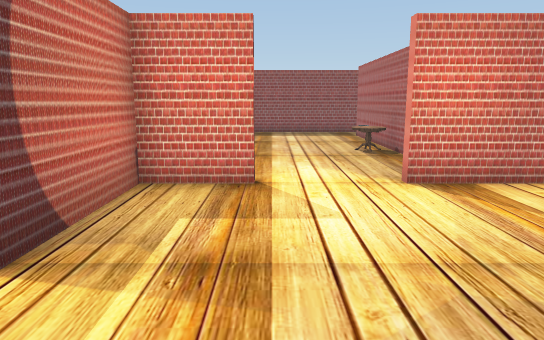
View 1 (above)

20 first-person views from a walk through a 3-D level made in the Unity game engine. The camera is 1.5 m above the floor, tilts 10° down and sees 70° across. The floor is counted in squares, 1.2 m on a side. Each view is taken from the middle of a square. On the plan, view 1 faces up. The plan holds only what a view shows up to about 15 squares ahead; the rest is blank. The player character is not drawn. Door leaves are left out, so doorways stand open. Some surface patterns are stand-ins.

View 2
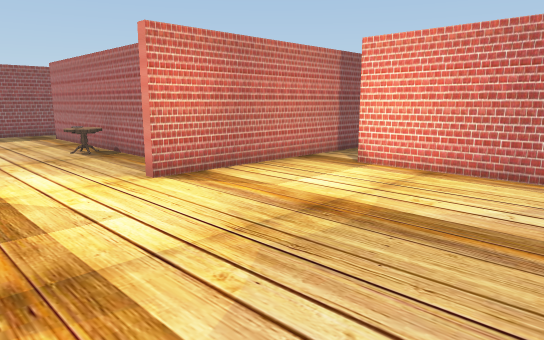

View 3
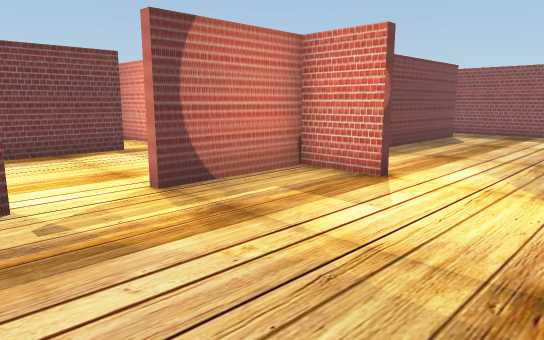

View 4
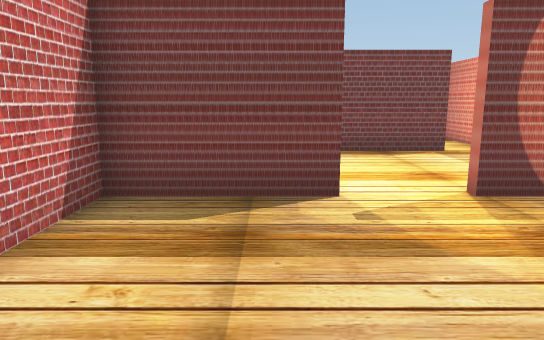

View 5
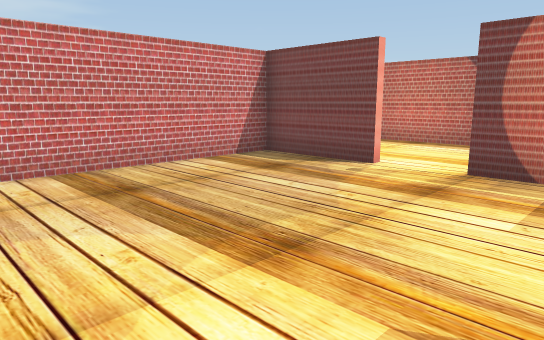

View 6
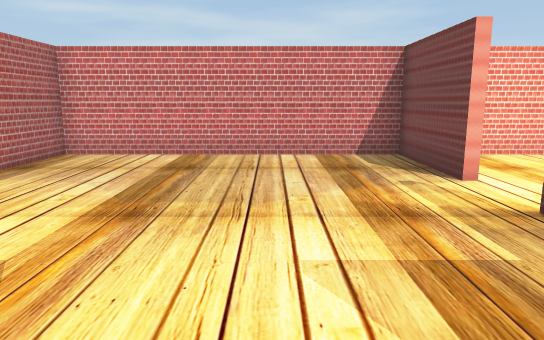

View 7
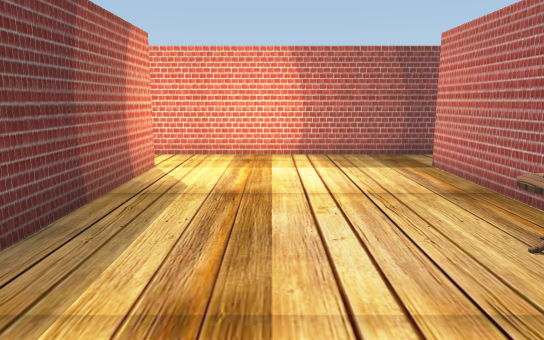

View 8
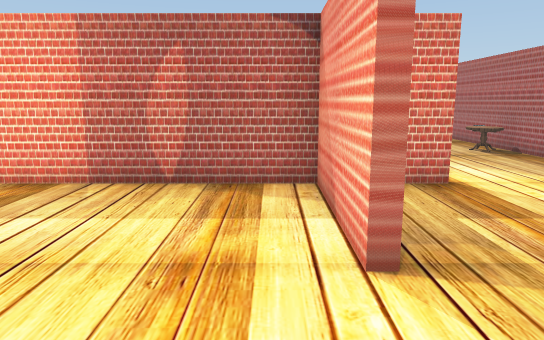

View 9
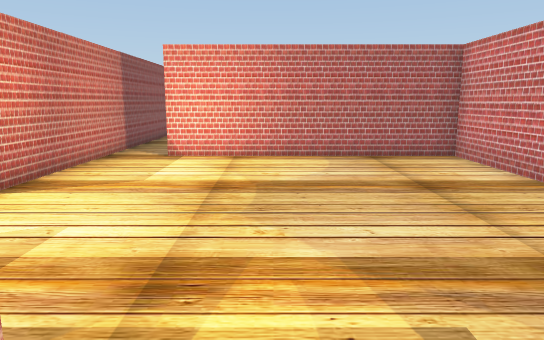

View 10
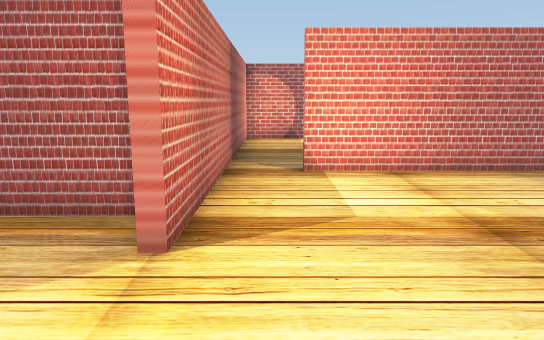

View 11
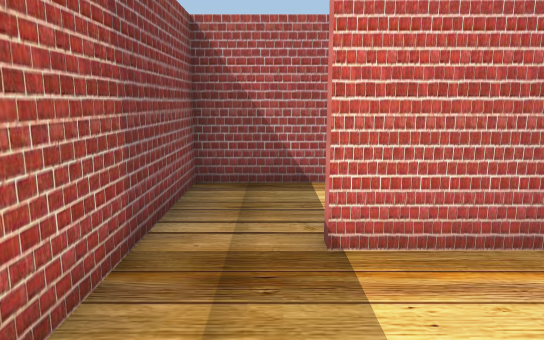

View 12
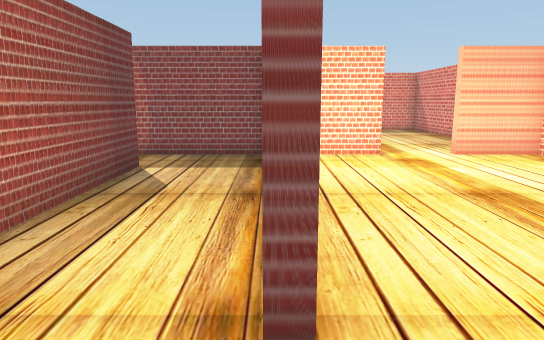

View 13
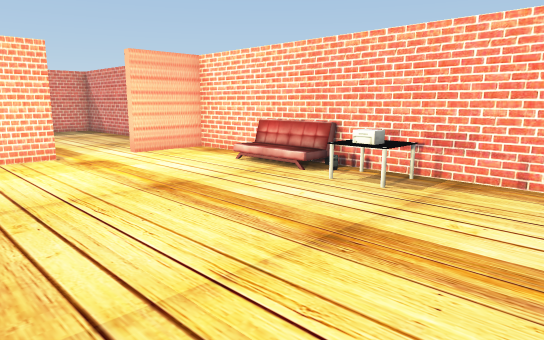

View 14
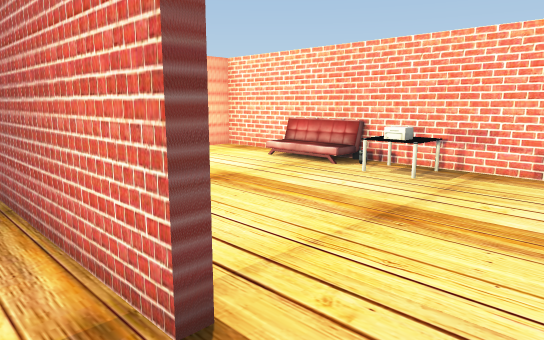

View 15
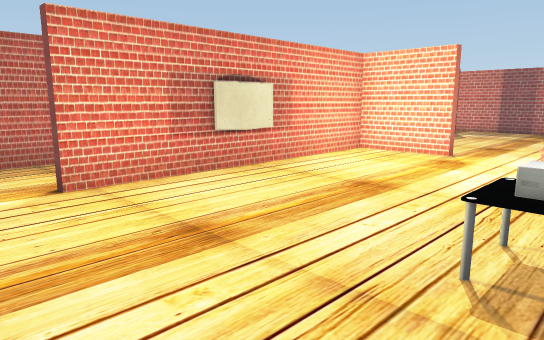

View 16
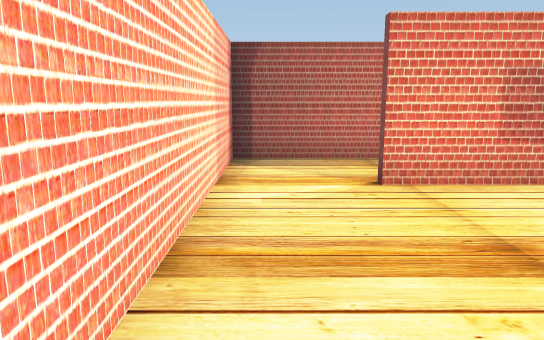

View 17
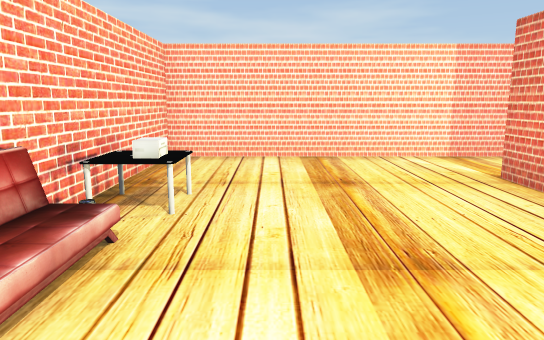

View 18
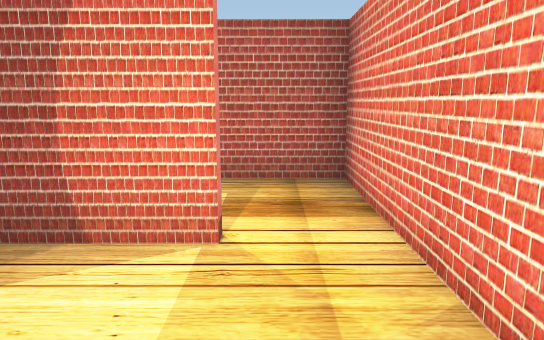

View 19
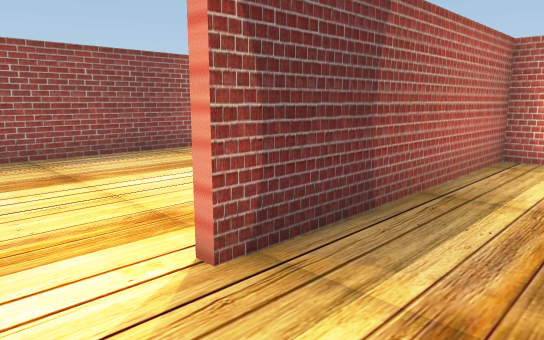

View 20
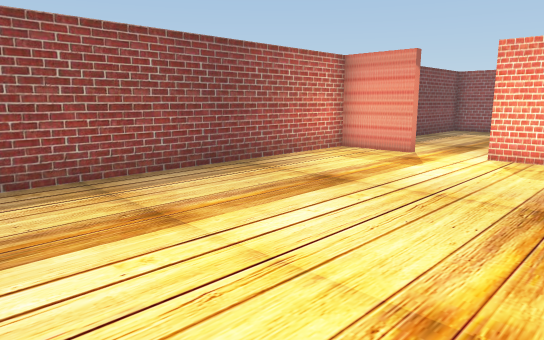

### Floor plan
Ten units are one square. View 1 is at (0, 0); x grows to the right and y downward. Boxes are objects, and circles mark ways between rooms. Rooms are numbered by the first view taken in them; rooms with no view inside come last. Other rooms are left out.
<svg viewBox="-129 -167 259 195">
<path fill="none" stroke="#000" d="M-20 -10 -20 23 60 23 60 -45M-2 -59 -20 -59 -20 -26M55 -59 20 -59M-23 -146 -23 -99M31 -65 31 -146M35 -162 -16 -162M-23 -26 -23 -59 -70 -59M-69 -45 -69 18M-55 23 -44 23M60 -86 60 -96M34 -96 34 -61 64 -61M60 -115 60 -125M124 -134 124 -162 104 -162M86 -162 62 -162 62 -86M64 -61 124 -61 124 -96M-16 -162 -53 -162 -53 -86M-102 -162 -124 -162 -124 -80M-75 -162 -86 -162M34 -146 34 -116M60 -125 60 -145M34 -116 34 -96M60 -96 60 -115M60 -145 60 -162 35 -162"/>
<rect x="15" y="-105" width="20" height="10" fill="#bbb"><title>table</title></rect>
<rect x="105" y="-105" width="10" height="10" fill="#bbb"><title>printer</title></rect>
<rect x="105" y="-115" width="20" height="20" fill="#bbb"><title>table</title></rect>
<rect x="115" y="-135" width="10" height="20" fill="#bbb"><title>other object</title></rect>
<circle cx="10" cy="-60" r="3" fill="#2a7"/>
<circle cx="-20" cy="-15" r="3" fill="#2a7"/>
<circle cx="-20" cy="-150" r="3" fill="#2a7"/>
<circle cx="30" cy="-150" r="3" fill="#2a7"/>
<circle cx="60" cy="-75" r="3" fill="#2a7"/>
<circle cx="45" cy="-90" r="3" fill="#2a7"/>
<circle cx="-50" cy="-70" r="3" fill="#2a7"/>
<circle cx="45" cy="-110" r="3" fill="#2a7"/>
<circle cx="45" cy="-135" r="3" fill="#2a7"/>
<text x="20" y="-20">1</text>
<text x="10" y="-110">2</text>
<text x="-50" y="-20">3</text>
<text x="50" y="-80">4</text>
<text x="90" y="-110">5</text>
<text x="-30" y="-110">6</text>
<text x="-90" y="-110">7</text>
<text x="40" y="-130">8</text>
<text x="40" y="-110">9</text>
<text x="40" y="-150">10</text>
</svg>
Room 1 opens to room 2. Room 1 opens to room 3. Room 2 opens to room 6. Room 2 opens to room 10. Room 4 opens to room 5. Room 4 opens to room 9. Room 6 opens to room 7. Room 8 opens to room 9. Room 8 opens to room 10.

Where each view was taken, in squares from view 1:
view 1: 0 up, 0 right, facing up
view 2: 0 up, 1 left, facing up-right
view 3: 0 up, 3 right, facing up-left
view 4: 0 up, 3 right, facing left
view 5: 5 up, 5 right, facing down-left
view 6: 7 up, 1 right, facing down
view 7: 7 up, 0 right, facing up
view 8: 0 up, 3 left, facing up
view 9: 2 up, 3 left, facing right
view 10: 5 up, 1 left, facing right
view 11: 15 up, 0 right, facing right
view 12: 7 up, 6 right, facing up
view 13: 7 up, 6 right, facing up-right
view 14: 7 up, 5 right, facing up-right
view 15: 7 up, 12 right, facing up-left
view 16: 7 up, 12 right, facing left
view 17: 15 up, 10 right, facing down
view 18: 15 up, 1 right, facing left
view 19: 7 up, 3 left, facing up-left
view 20: 7 up, 6 left, facing up-left
